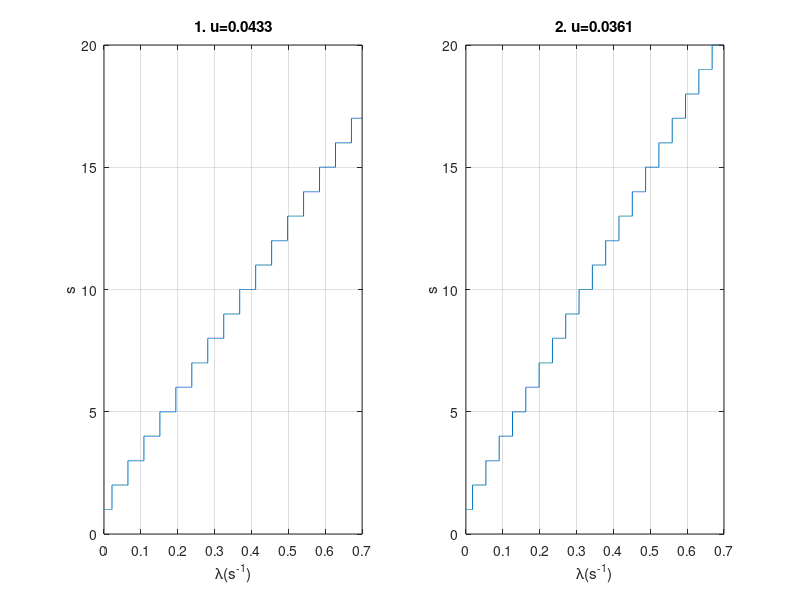

Reproduce this figure in MATLAB.
X=zeros(1,10000);
Y=zeros(1,10000);
dx=0.00007;

%draw figure 1 to show the relation between s and lamda on
%condition that 'u=0.0433'
u=0.0433;
for i=1:10000
    X(i)=i*dx;
    Y(i)=ceil(i*dx/u-0.5)+1;
end
subplot(1,2,1);
plot(X,Y);
grid on;
xlabel('\lambda(s^-^1)');
ylabel('s');
title('1. u=0.0433');

%draw figure 2 to show the relation between s and lamda on
%condition that 'u=0.0361'
u=0.0361;
for i=1:10000
    X(i)=i*dx;
    Y(i)=ceil(i*dx/u-0.5)+1;
end
subplot(1,2,2);
plot(X,Y);
grid on;
xlabel('\lambda(s^-^1)');
ylabel('s');
title('2. u=0.0361');